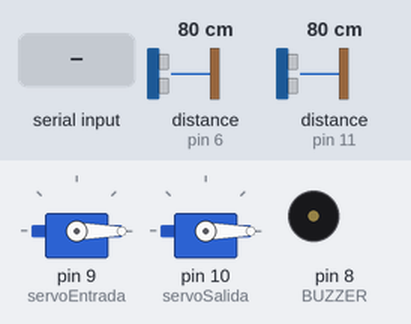
The sketch below on a simulated Arduino Uno, built with avr-gcc and run on an emulated ATmega328P. On the bench: 2 × servo, buzzer (waves = sounding, pin HIGH). The test bench sets the inputs (shaded band); at power-on: distance to the obstacle (sensors on pin 6, pin 11) 80 cm. The echo pulse lasts 58.3 µs per cm; what the sketch prints to the serial monitor is not drawn.

Above: at 1.2 s.
1.3 s: distance to the obstacle (sensor on pin 6) set to 21 cm
2.8 s: distance to the obstacle (sensor on pin 6) set to 17 cm
At 3.2 s:
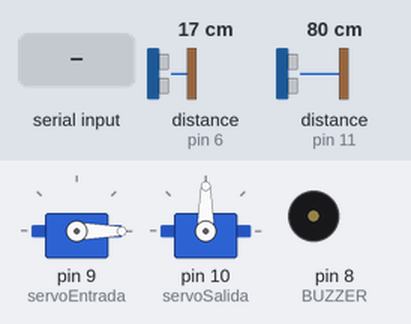
5.8 s: distance to the obstacle (sensor on pin 11) set to 21 cm
8.5 s: distance to the obstacle (sensor on pin 11) set to 17 cm
At 9.8 s:
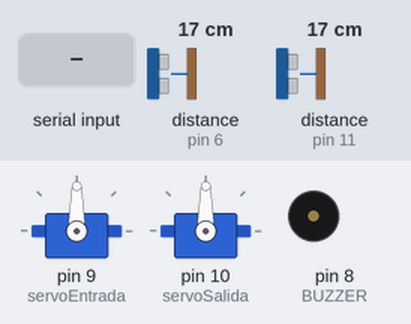
11.5 s: "panico\n" received over Serial
At 11.9 s:
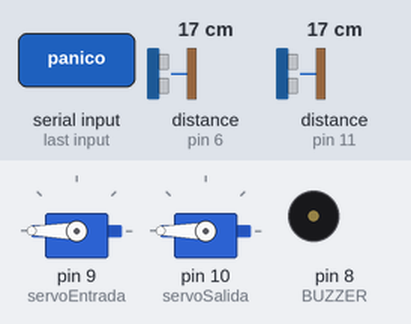
14.5 s: "evacuacion\n" received over Serial
At 15.4 s:
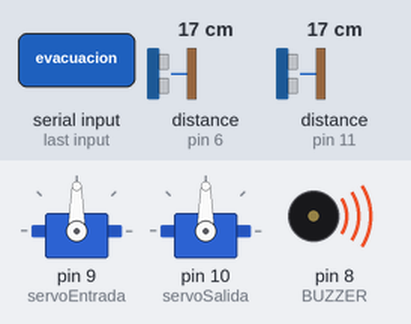
Timing chart, 0 to 18.5 s (numbered marks = the images above; inputs shaded):
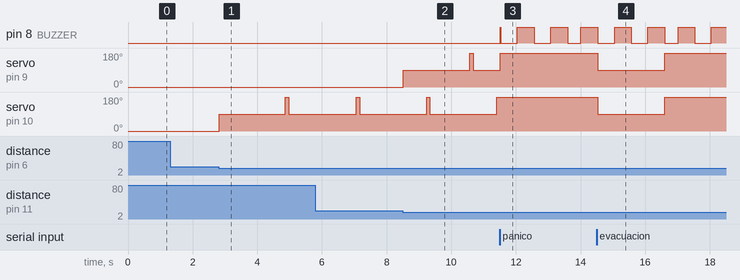

The sketch:

proyecto_copy_20250626223801.ino
```cpp
#include <Servo.h>
#include "NewPing.h"

// ----- CONFIGURACION -----
#define TRIG_ENT 12
#define ECHO_ENT 11
#define TRIG_SAL 7
#define ECHO_SAL 6
#define BUZZER 8
#define MAX_DISTANCIA 100
#define UMBRAL_DETECCION 20

Servo servoEntrada;
Servo servoSalida;
NewPing sonarEntrada(TRIG_ENT, ECHO_ENT, MAX_DISTANCIA);
NewPing sonarSalida(TRIG_SAL, ECHO_SAL, MAX_DISTANCIA);

unsigned long ultimoMovimientoEntrada = 0;
unsigned long ultimoMovimientoSalida = 0;
unsigned long tiempoEspera = 2000;
bool barreraEntradaLevantada = false;
bool barreraSalidaLevantada = false;

// Estados de control
bool modoPanico = false;
bool modoNoche = false;
bool modoEvacuacion = false;
bool modoMantenimiento = false;

void setup() {
  Serial.begin(9600);
  servoEntrada.attach(9);
  servoSalida.attach(10);
  pinMode(BUZZER, OUTPUT);

  servoEntrada.write(0);
  servoSalida.write(0);
  digitalWrite(BUZZER, LOW);
  Serial.println("Sistema listo.");
}

void loop() {
  delay(100);

  int distanciaEnt = sonarEntrada.ping_cm();
  int distanciaSal = sonarSalida.ping_cm();

  if (!modoPanico && !modoNoche && !modoEvacuacion) {
    if (distanciaEnt > 0 && distanciaEnt < UMBRAL_DETECCION && !barreraEntradaLevantada && !modoMantenimiento) {
      levantarEntrada();
    }
    if (distanciaSal > 0 && distanciaSal < UMBRAL_DETECCION && !barreraSalidaLevantada) {
      levantarSalida();
    }
  }

  if (barreraEntradaLevantada && millis() - ultimoMovimientoEntrada > tiempoEspera) {
    bajarEntrada();
  }
  if (barreraSalidaLevantada && millis() - ultimoMovimientoSalida > tiempoEspera) {
    bajarSalida();
  }

  // Leer comandos
  if (Serial.available()) {
    String comando = Serial.readStringUntil('\n');
    comando.trim();

    if (comando == "panico") activarPanico();
    else if (comando == "noche") activarNoche();
    else if (comando == "evacuacion") activarEvacuacion();
    else if (comando == "mantenimiento") activarMantenimiento();
    else if (comando == "amb") desactivarModos();
    else Serial.println("Comando desconocido");

    while (Serial.available()) Serial.read(); // limpiar buffer
  }

  // Sonido en modos con buzzer
  if (modoPanico || modoEvacuacion) {
    digitalWrite(BUZZER, millis() % 1000 < 500 ? HIGH : LOW); // bip intermitente
  } else {
    digitalWrite(BUZZER, LOW);
  }
}

// ----- FUNCIONES DE MODOS -----
void activarPanico() {
  modoPanico = true;
  modoNoche = false;
  modoEvacuacion = false;
  modoMantenimiento = false;
  bajarEntrada();
  bajarSalida();
  digitalWrite(BUZZER, HIGH);
  Serial.println("Modo PANICO activado");
}

void activarNoche() {
  modoPanico = false;
  modoNoche = true;
  modoEvacuacion = false;
  modoMantenimiento = false;
  bajarEntrada();
  bajarSalida();
  digitalWrite(BUZZER, LOW);
  Serial.println("Modo NOCHE activado");
}

void activarEvacuacion() {
  modoPanico = false;
  modoNoche = false;
  modoEvacuacion = true;
  modoMantenimiento = false;
  levantarEntrada();
  levantarSalida();
  digitalWrite(BUZZER, HIGH);
  Serial.println("Modo EVACUACION activado");
}

void activarMantenimiento() {
  modoPanico = false;
  modoNoche = false;
  modoEvacuacion = false;
  modoMantenimiento = true;
  bajarEntrada();
  bajarSalida();
  digitalWrite(BUZZER, LOW);
  Serial.println("Modo MANTENIMIENTO activado");
}

void desactivarModos() {
  modoPanico = false;
  modoNoche = false;
  modoEvacuacion = false;
  modoMantenimiento = false;
  bajarEntrada();
  bajarSalida();
  digitalWrite(BUZZER, LOW);
  Serial.println("Modo NORMAL activado (contraseña correcta)");
}

// ----- FUNCIONES DE CONTROL -----
void levantarEntrada() {
  servoEntrada.write(90);
  barreraEntradaLevantada = true;
  ultimoMovimientoEntrada = millis();
  Serial.println("🚗 Entrada abierta.");
}

void bajarEntrada() {
  servoEntrada.write(180);
  barreraEntradaLevantada = false;
  Serial.println("✅ Entrada cerrada.");
}

void levantarSalida() {
  servoSalida.write(90);
  barreraSalidaLevantada = true;
  ultimoMovimientoSalida = millis();
  Serial.println("🚗 Salida abierta.");
}

void bajarSalida() {
  servoSalida.write(180);
  barreraSalidaLevantada = false;
  Serial.println("✅ Salida cerrada.");
}
```

Measured:
- the behaviour switches between 20 and 19 cm on distance to the obstacle (sensor on pin 6) (found by bisection; images 0 and 1)
- the behaviour switches between 20 and 19 cm on distance to the obstacle (sensor on pin 11) (found by bisection; images 1 and 2)
- after the input at 1.3 s, every drawn part: stays the same
- after the input at 2.8 s, servo on pin 10 (servoSalida): 0° → 90° at once, → 180° 2.0 s later, → 90° 0.11 s later
- after the input at 8.5 s, servo on pin 9 (servoEntrada): 0° → 90° at once, → 180° 2.1 s later, → 90° 0.10 s later
- after the input at 11.5 s, pin 8 (BUZZER): LOW → HIGH at once, then repeats every 1.0 s: LOW 0.52 s, HIGH 0.52 s; servo on pin 10 (servoSalida): stays 180° (without the input it goes to 90° after 0.01 s)
- after the input at 14.5 s, servo on pin 9 (servoEntrada), servo on pin 10 (servoSalida): 180° → 90° at once, → 180° 2.1 s later
